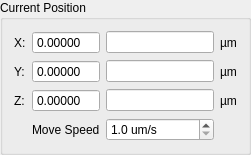
        <widget class="QGroupBox" name="groupBox_stageposition">
         <property name="title">
          <string>Current Position</string>
         </property>
         <layout class="QGridLayout" name="gridLayout_3">
          <item row="0" column="0">
           <widget class="QLabel" name="label_10">
            <property name="text">
             <string>X:</string>
            </property>
           </widget>
          </item>
          <item row="0" column="1">
           <widget class="QDoubleSpinBox" name="cx_doubleSpinBox">
            <property name="focusPolicy">
             <enum>Qt::NoFocus</enum>
            </property>
            <property name="readOnly">
             <bool>true</bool>
            </property>
            <property name="buttonSymbols">
             <enum>QAbstractSpinBox::NoButtons</enum>
            </property>
            <property name="keyboardTracking">
             <bool>false</bool>
            </property>
            <property name="decimals">
             <number>5</number>
            </property>
           </widget>
          </item>
          <item row="0" column="2">
           <widget class="QLineEdit" name="x_set_lineEdit">
            <property name="sizePolicy">
             <sizepolicy hsizetype="Minimum" vsizetype="Fixed">
              <horstretch>0</horstretch>
              <verstretch>0</verstretch>
             </sizepolicy>
            </property>
           </widget>
          </item>
          <item row="0" column="3">
           <widget class="QLabel" name="label_11">
            <property name="text">
             <string>µm</string>
            </property>
           </widget>
          </item>
          <item row="1" column="0">
           <widget class="QLabel" name="label_12">
            <property name="text">
             <string>Y:</string>
            </property>
           </widget>
          </item>
          <item row="1" column="1">
           <widget class="QDoubleSpinBox" name="cy_doubleSpinBox">
            <property name="focusPolicy">
             <enum>Qt::NoFocus</enum>
            </property>
            <property name="readOnly">
             <bool>true</bool>
            </property>
            <property name="buttonSymbols">
             <enum>QAbstractSpinBox::NoButtons</enum>
            </property>
            <property name="keyboardTracking">
             <bool>false</bool>
            </property>
            <property name="decimals">
             <number>5</number>
            </property>
           </widget>
          </item>
          <item row="1" column="2">
           <widget class="QLineEdit" name="y_set_lineEdit">
            <property name="sizePolicy">
             <sizepolicy hsizetype="Minimum" vsizetype="Fixed">
              <horstretch>0</horstretch>
              <verstretch>0</verstretch>
             </sizepolicy>
            </property>
           </widget>
          </item>
          <item row="1" column="3">
           <widget class="QLabel" name="label_13">
            <property name="text">
             <string>µm</string>
            </property>
           </widget>
          </item>
          <item row="2" column="0">
           <widget class="QLabel" name="label_14">
            <property name="text">
             <string>Z:</string>
            </property>
           </widget>
          </item>
          <item row="2" column="1">
           <widget class="QDoubleSpinBox" name="cz_doubleSpinBox">
            <property name="focusPolicy">
             <enum>Qt::NoFocus</enum>
            </property>
            <property name="readOnly">
             <bool>true</bool>
            </property>
            <property name="buttonSymbols">
             <enum>QAbstractSpinBox::NoButtons</enum>
            </property>
            <property name="keyboardTracking">
             <bool>false</bool>
            </property>
            <property name="decimals">
             <number>5</number>
            </property>
           </widget>
          </item>
          <item row="2" column="2">
           <widget class="QLineEdit" name="z_set_lineEdit">
            <property name="sizePolicy">
             <sizepolicy hsizetype="Minimum" vsizetype="Fixed">
              <horstretch>0</horstretch>
              <verstretch>0</verstretch>
             </sizepolicy>
            </property>
           </widget>
          </item>
          <item row="2" column="3">
           <widget class="QLabel" name="label_15">
            <property name="text">
             <string>µm</string>
            </property>
           </widget>
          </item>
          <item row="3" column="2">
           <widget class="QDoubleSpinBox" name="nanodrive_move_slow_doubleSpinBox">
            <property name="keyboardTracking">
             <bool>false</bool>
            </property>
            <property name="suffix">
             <string> um/s</string>
            </property>
            <property name="decimals">
             <number>1</number>
            </property>
            <property name="minimum">
             <double>1.000000000000000</double>
            </property>
            <property name="maximum">
             <double>1000.000000000000000</double>
            </property>
           </widget>
          </item>
          <item row="3" column="1">
           <widget class="QLabel" name="label_28">
            <property name="text">
             <string>Move Speed</string>
            </property>
           </widget>
          </item>
         </layout>
        </widget>
